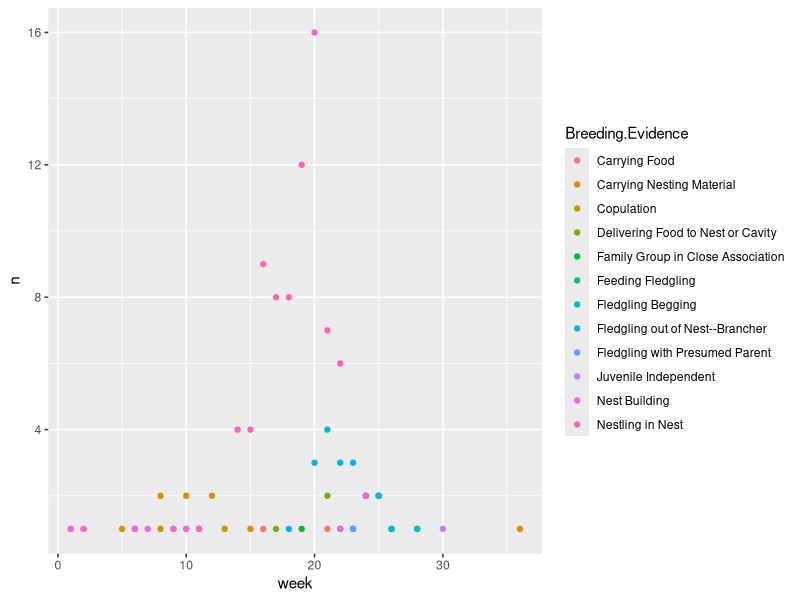
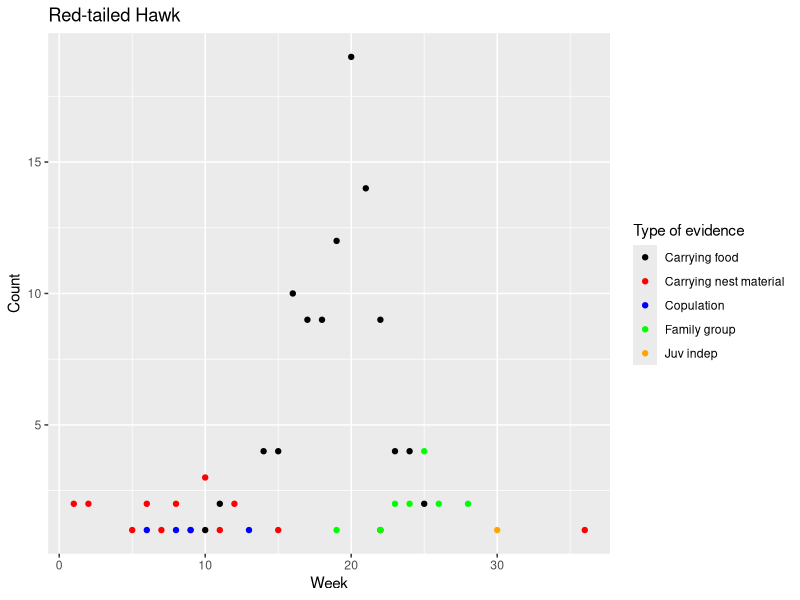

Reproduce these figures in R, in order.
## ---- chunk 1
knitr::opts_chunk$set(echo = TRUE, message = FALSE, warning = FALSE)
## ---- chunk 2
library(tidyverse)
library(lubridate)
## ---- chunk 3
data_full <- read.csv("BBS_data.csv")
## ---- chunk 4
breeding_evidence_cat <- unique(data_full$Breeding.Evidence)
select_evidence_cat <- breeding_evidence_cat[c(11, 6, 22, 4, 13, 10, 3, 24, 1, 7, 9, 15, 27, 18, 20)]
red_cat <- select_evidence_cat[c(1,2)]
blue_cat <- select_evidence_cat[c(3,4)]
black_cat <- select_evidence_cat[5:9]
green_cat <- select_evidence_cat[10:14]
orange_cat <- select_evidence_cat[15]

data <- data_full %>% filter(Breeding.Evidence %in% select_evidence_cat)

data$evidence_category <- rep(NA, nrow(data))
data$evidence_category[data$Breeding.Evidence %in% red_cat] <- "Carrying nest material"
data$evidence_category[data$Breeding.Evidence %in% blue_cat] <- "Copulation"
data$evidence_category[data$Breeding.Evidence %in% black_cat] <- "Carrying food"
data$evidence_category[data$Breeding.Evidence %in% green_cat] <- "Family group"
data$evidence_category[data$Breeding.Evidence %in% orange_cat] <- "Juv indep"
## ---- chunk 5
data$Date <- dmy(data$Date)
data$week <- week(data$Date)
## ---- chunk 6
evidence_by_date <- data %>%
  filter(Common.Name == "Red-tailed Hawk") %>%
  group_by(week, Breeding.Evidence) %>%
  tally()
## ---- chunk 7
cond_evidence_by_week <- data %>%
  filter(Common.Name == "Red-tailed Hawk") %>%
  group_by(week, evidence_category) %>%
  tally()
## ---- chunk 8
ggplot(evidence_by_date, aes(x = week, y = n, color = Breeding.Evidence)) +
  geom_point()
## ---- chunk 9
ggplot(cond_evidence_by_week, aes(x = week, y = n, color = evidence_category)) +
  geom_point() +
  scale_color_manual(values = c("black", "red", "blue", "green", "orange")) +
  labs(title = "Red-tailed Hawk", x = "Week", y = "Count", color = "Type of evidence")
